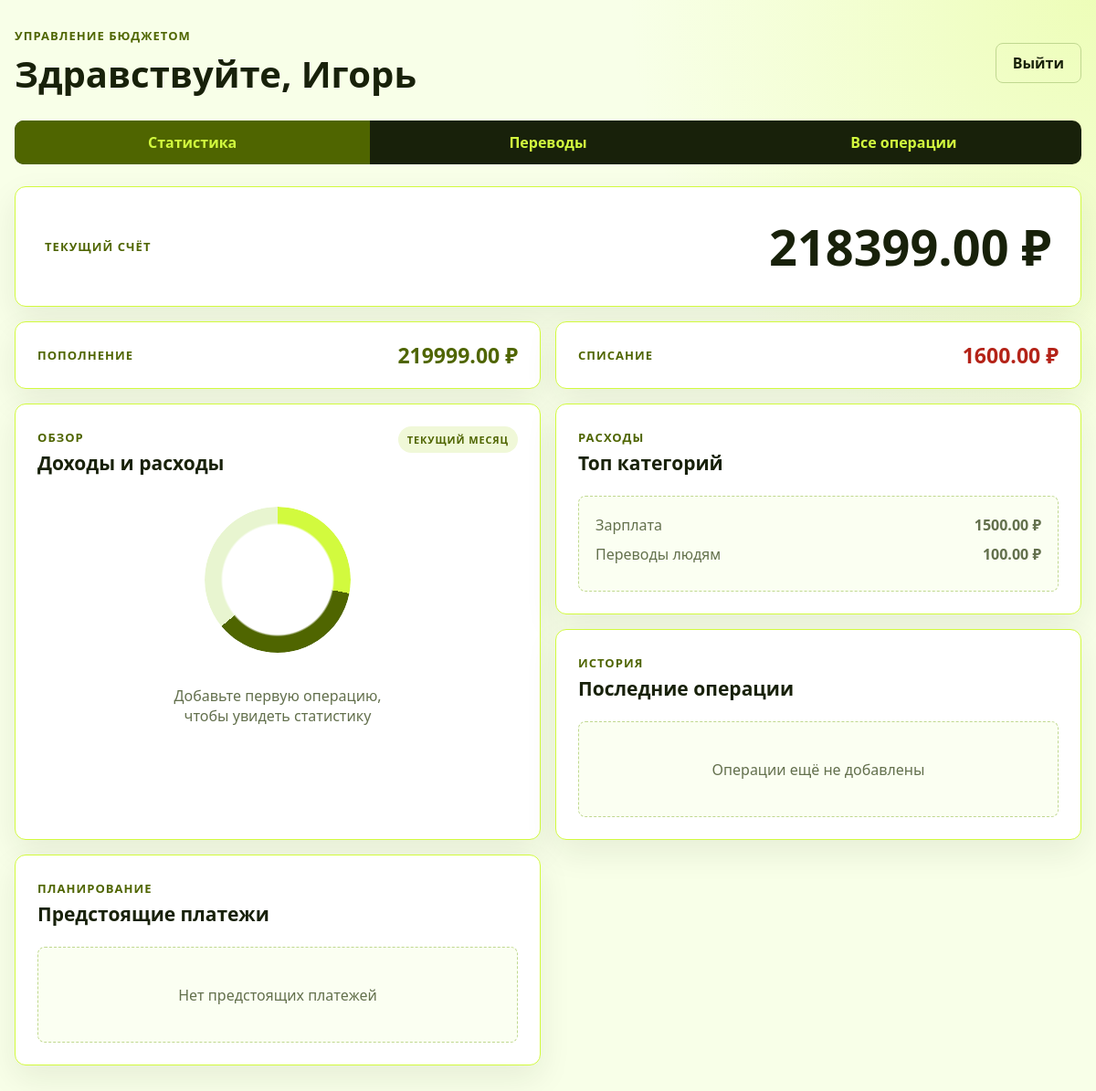
/main_page (signed in), run on an earlier commit of the app's database.
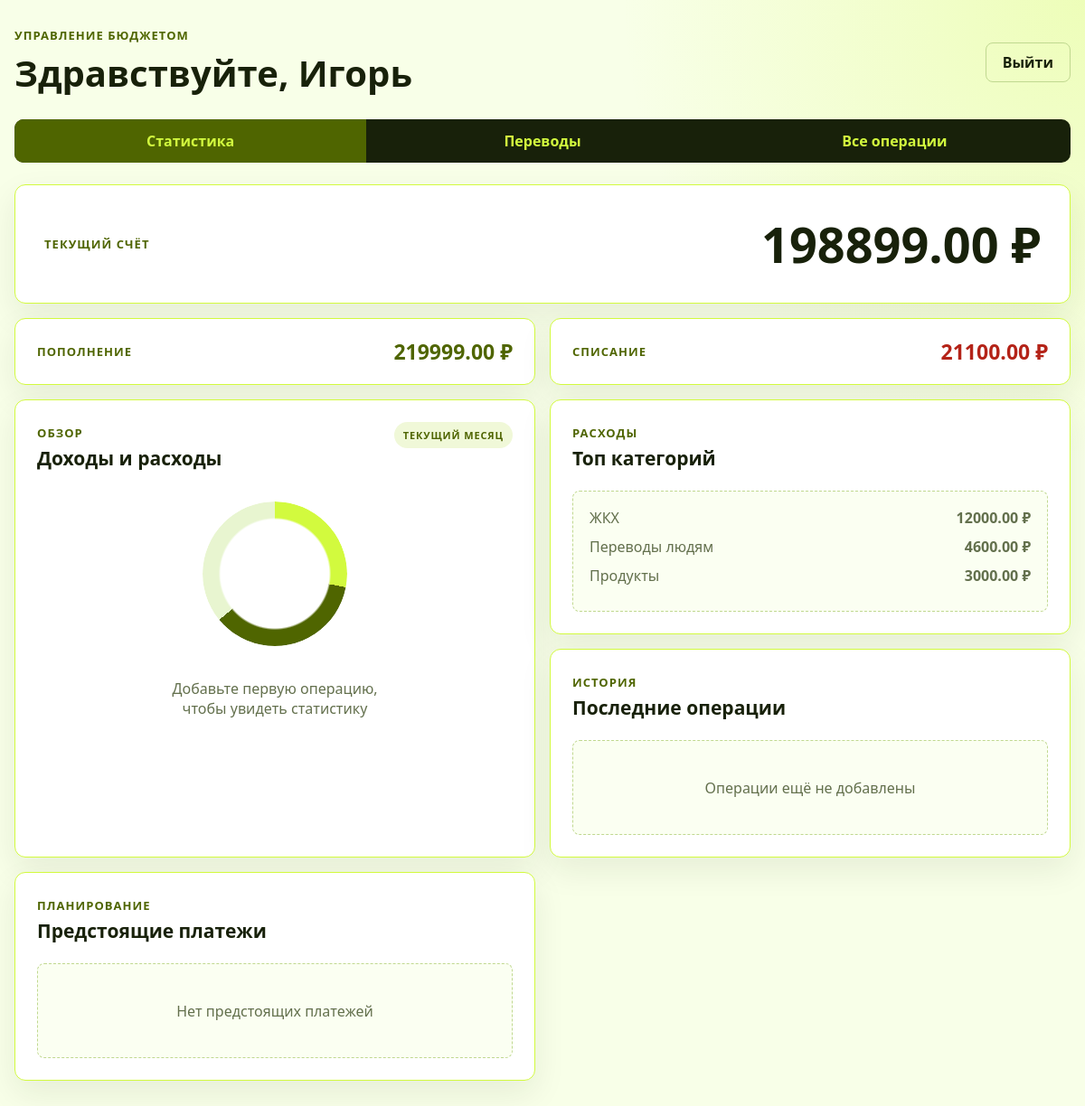
And on a later commit of the database.
### main/models.py (models this page shows, shortened)
class Person(models.Model):
    name = models.CharField(max_length=20)
    email = models.EmailField()
    password = models.CharField(max_length=20)
    balance = models.FloatField()
    role = models.CharField()

class Transaction(models.Model):
    user_id = models.IntegerField()
    amount = models.FloatField()
    type_tr = models.CharField()
    time = models.DateTimeField()
    category = models.CharField()
    res_or_sen = models.CharField()
    regullar = models.BooleanField()
    categories = ["Переводы людям", "Зарплата", "Продукты", "Электроника",
            "Развлечения", "Кафе и рестораны", "Товары для дома", "АЗС", "Цифровые сервисы",
            "Пополнение наличными", "Одежда и обувь", "ЖКХ", "Другое"]
    def __str__(self):
        return f'{self.type_tr} суммы {self.amount} по категории {self.category} {self.time} {self.res_or_sen}'
    @staticmethod
    def all_typeTr_for_month(us_id, type_tr):
        now = timezone.now()
        year = now.year
        month = now.month
        tr = Transaction.objects.filter(user_id=us_id, type_tr=type_tr,
                                        time__year=year, time__month=month)
        income_sum = 0
        for i in tr:
            income_sum += i.amount
        return income_sum
    @staticmethod
    def inc_for_categories(us_id):
        now = timezone.now()
        year = now.year
        month = now.month
        transactions = Transaction.objects.filter(user_id=us_id, type_tr='Трата',
            time__year=year, time__month=month)
        categories_data = {}
        for transaction in transactions:
            if transaction.category not in categories_data:
                categories_data[transaction.category] = 0
            categories_data[transaction.category] += transaction.amount
        sorted_categories = sorted(categories_data.items(), key=lambda x: x[1], reverse=True)
        return sorted_categories
    @staticmethod
    def last_transaction(us_id):
        last_tr = Transaction.objects.filter(user_id=us_id).order_by('-time')
        return last_tr
    @staticmethod
    def future_transaction(us_id):
        future_tr = Transaction.objects.filter(user_id=us_id, regullar=True)
        return future_tr

### main/views.py (the view, shortened to what this page needs)
# urls.py: path('main_page', views.main_page, name='main_page'),
def main_page(request):
    user = models.Person.objects.get(id=request.session['user_id'])
    if request.method == "POST":
        pass
    else:
        income = models.Transaction.all_typeTr_for_month(user.id, 'Поступление')
        outcome = models.Transaction.all_typeTr_for_month(user.id, 'Трата')
        inc_for_categories = models.Transaction.inc_for_categories(user.id)
        last_tr = models.Transaction.last_transaction(user.id)
        future_tr = models.Transaction.future_transaction(user.id)
        print(future_tr)
        form = forms.CreatTrForm()
        return render(request, "home.html", {"user": user,
                                            "form": form,
                                            "income": income,
                                            "outcome": outcome,
                                            "top_categories": inc_for_categories[:3],
                                            "inc_for_categories": inc_for_categories,
                                            "last_tr": last_tr[:3]})

### main/templates/home.html (shortened to what the changed rows need)
{% load static %}
<!DOCTYPE html>
<html lang="ru">
<head>
    <link rel="stylesheet" href="{% static 'dashboard.css' %}">
</head>
<body>
    <div class="dashboard-shell">
        <header class="dashboard-header">
            <div>
                <p class="dashboard-header__eyebrow">Управление бюджетом</p>
                <h1>Здравствуйте, {{ user.name }}</h1>
            </div>
        </header>
        <main class="dashboard-content">
            <section class="tab-panel panel--statistics">
                <div class="balance-card">
                    <span>Текущий счёт</span>
                    <strong>{{ user.balance|floatformat:2 }} ₽</strong>
                </div>
                <div class="summary-grid">
                    <article class="summary-card summary-card--expense">
                        <span>Списание</span>
                        <strong>{{ outcome|floatformat:2 }} ₽</strong>
                    </article>
                </div>
                <div class="dashboard-grid">
                    <article class="content-card chart-card">
                        <div class="section-heading">
                            <div>
                                <h2>Доходы и расходы</h2>
                            </div>
                        </div>
                    </article>
                    <article class="content-card">
                        <div class="section-heading">
                            <div>
                                <h2>Топ категорий</h2>
                            </div>
                        </div>
                        <div class="empty-state">
                            {% if top_categories %}
                                <ul style="list-style: none; padding: 0; margin: 0; text-align: left; width: 100%;">
                                    {% for item in top_categories %}
                                        <li style="margin-bottom: 10px; display: flex; justify-content: space-between; align-items: center;">
                                            <span>{{ item.0 }}</span>
                                            <strong>{{ item.1|floatformat:2 }} ₽</strong>
                                        </li>
                                    {% endfor %}
                                </ul>
                            {% else %}
                                Пока нет данных по категориям
                            {% endif %}
                        </div>
                    </article>
                    <article class="content-card">
                        <div class="section-heading">
                            <div>
                                <h2>Последние операции</h2>
                            </div>
                        </div>
                    </article>
                    <article class="content-card">
                        <div class="section-heading">
                            <div>
                                <h2>Предстоящие платежи</h2>
                            </div>
                        </div>
                    </article>
                </div>
            </section>
        </main>
    </div>
</body>
</html>

What changed in the data, as far as the page shows it:
no longer on this page (row unchanged): Transaction: category "Зарплата"
changed Person "Игорь": balance "218399.00" → "198899.00"
added Transaction: category "ЖКХ"
added Transaction: category "Продукты"
Also different on the page:
{{ outcome|floatformat:2 }}: "1600.00" → "21100.00"
new list line: "12000.00 ₽"
new list line: "Переводы людям"
new list line: "4600.00 ₽"
new list line: "3000.00 ₽"
list line gone: "1500.00 ₽"
list line gone: "Переводы людям"
list line gone: "100.00 ₽"
